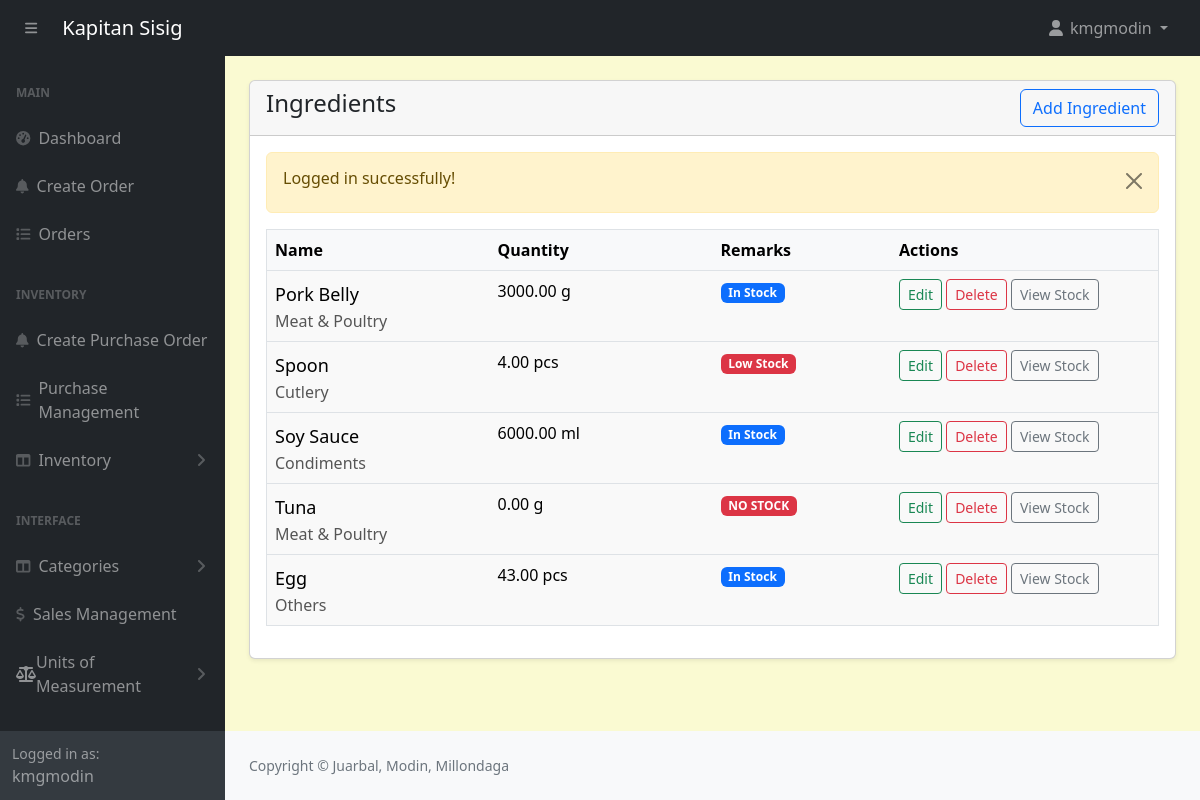
/admin/ingredients-view.php (signed in), run on an earlier commit of the app's database.
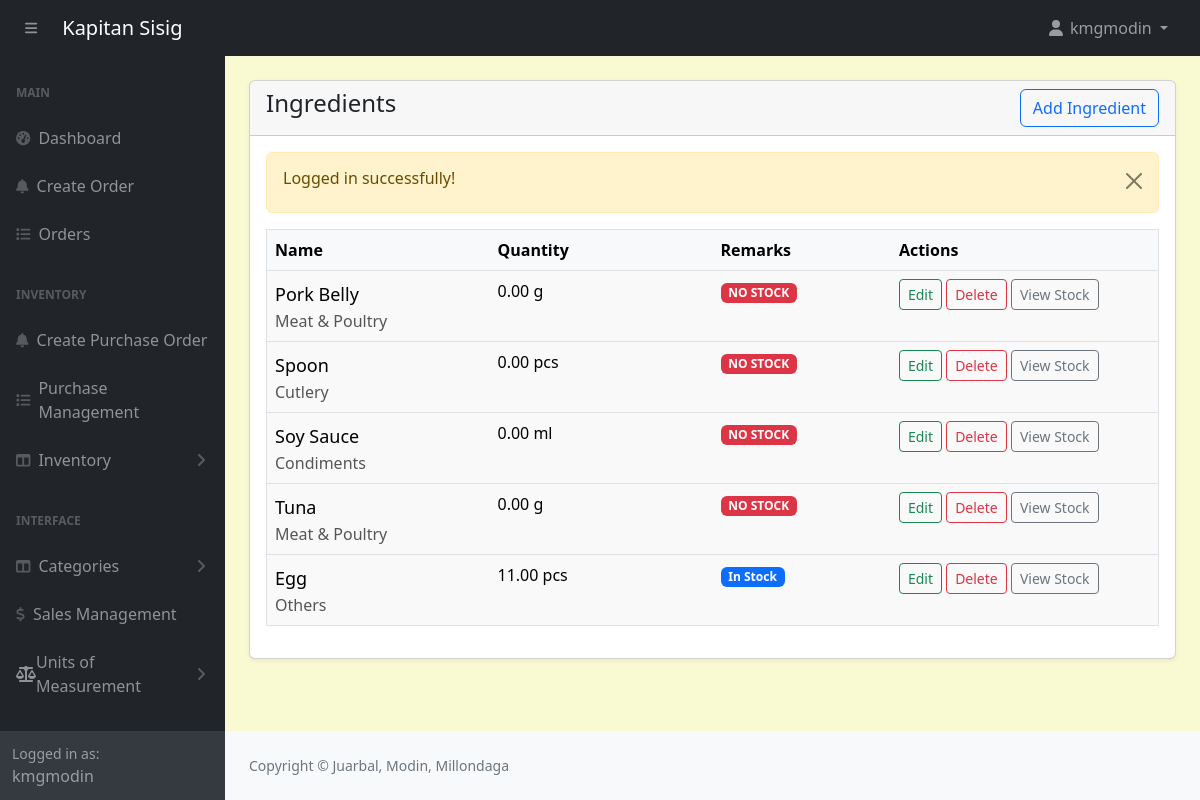
And on a later commit of the database.
### tables this page shows
CREATE TABLE `ingredients` (
  `id` int(11) NOT NULL,
  `name` varchar(191) NOT NULL,
  `unit_id` int(11) NOT NULL,
  `category` varchar(191) NOT NULL,
  `quantity` decimal(10,2) NOT NULL,
  `reorder_point` decimal(10,2) NOT NULL
);

CREATE TABLE `units_of_measure` (
  `id` int(11) NOT NULL,
  `category_id` int(11) DEFAULT NULL,
  `uom_name` varchar(255) DEFAULT NULL,
  `type` enum('reference','bigger','smaller') DEFAULT NULL,
  `ratio` decimal(10,5) DEFAULT NULL,
  `active` tinyint(1) DEFAULT 1,
  `rounding_precision` decimal(10,5) DEFAULT NULL
);

### admin/ingredients-view.php (the view, shortened to what this page needs)
<?php include('includes/header.php'); ?>
<?php
$query = "SELECT ingredients.*, units_of_measure.uom_name AS unit_name
          FROM ingredients
          LEFT JOIN units_of_measure ON ingredients.unit_id = units_of_measure.id";
$result = mysqli_query($conn, $query);
?>
<div class="container-fluid px-4 pb-4">
    <div class="card mt-4 shadow-sm">
        <div class="card-header">
            <h4 class="mb-0">Ingredients
                <a href="ingredients-add.php" class="btn btn-outline-primary float-end">Add Ingredient</a>
            </h4>
        </div>
        <div class="card-body">
            <table class="table" style="width: 100%; margin-bottom: 1rem; color: #000; border: 1px solid #dee2e6;">
                <thead>
                    <tr style="background-color: #f8f9fa; color: #000;">
                        <th>Name</th>
                        <th>Quantity</th>
                        <th>Remarks</th>
                        <th>Actions</th>
                    </tr>
                </thead>
                <tbody>
                    <?php
                    while ($row = mysqli_fetch_assoc($result)) :
                    ?>
                        <tr style="background-color: #f9f9f9; border: 1px solid #dee2e6;">
                            <td width="25%" style="font-size: 18px; line-height: 30px;">
                                <?php echo htmlspecialchars($row['name']); ?>
                                <div style="font-size: 16px; line-height: 24px; color: #555;">
                                    <?php echo htmlspecialchars($row['category']); ?>
                                </div>
                            </td>
                            <td width="25%">
                                <div>
                                    <?php echo htmlspecialchars($row['quantity']); ?> <?php echo htmlspecialchars($row['unit_name'] ? $row['unit_name'] : 'N/A'); ?>
                                </div>
                            </td>
                            <td width="20%">
                                <?php
                                    if($row['quantity'] == 0) {
                                        echo '<span class="badge bg-danger">NO STOCK</span>';
                                    } else if($row['quantity'] <= $row['reorder_point']) {
                                        echo '<span class="badge bg-danger">Low Stock</span>';
                                    } else {
                                        echo '<span class="badge bg-primary">In Stock</span>';
                                    }
                                ?>
                            </td>
                            <td width="30%">
                                <a href="ingredients-edit.php?id=<?php echo $row['id']; ?>" class="btn btn-outline-success btn-sm" style="margin: 0; padding: 0.25rem 0.5rem;">Edit</a>
                                <a href="ingredients-delete.php?id=<?php echo $row['id']; ?>" class="btn btn-outline-danger btn-sm" style="margin: 0; padding: 0.25rem 0.5rem;">Delete</a>
                                <button class="btn btn-outline-secondary btn-sm" data-bs-toggle="collapse" data-bs-target="#collapse-<?php echo $row['id']; ?>" style="margin: 0; padding: 0.25rem 0.5rem;">
                                    View Stock
                                </button>
                            </td>
                        </tr>
                    <?php endwhile; ?>
                </tbody>
            </table>
        </div>
    </div>
</div>
<?php include('includes/footer.php'); ?>

What changed in the data, as far as the page shows it:
changed ingredients "Pork Belly": quantity "3000.00" → "0.00"; quantity "In Stock" → "NO STOCK"
changed ingredients "Spoon": quantity "4.00" → "0.00"; quantity "Low Stock" → "NO STOCK"
changed ingredients "Soy Sauce": quantity "6000.00" → "0.00"; quantity "In Stock" → "NO STOCK"
changed ingredients "Egg": quantity "43.00" → "11.00"
